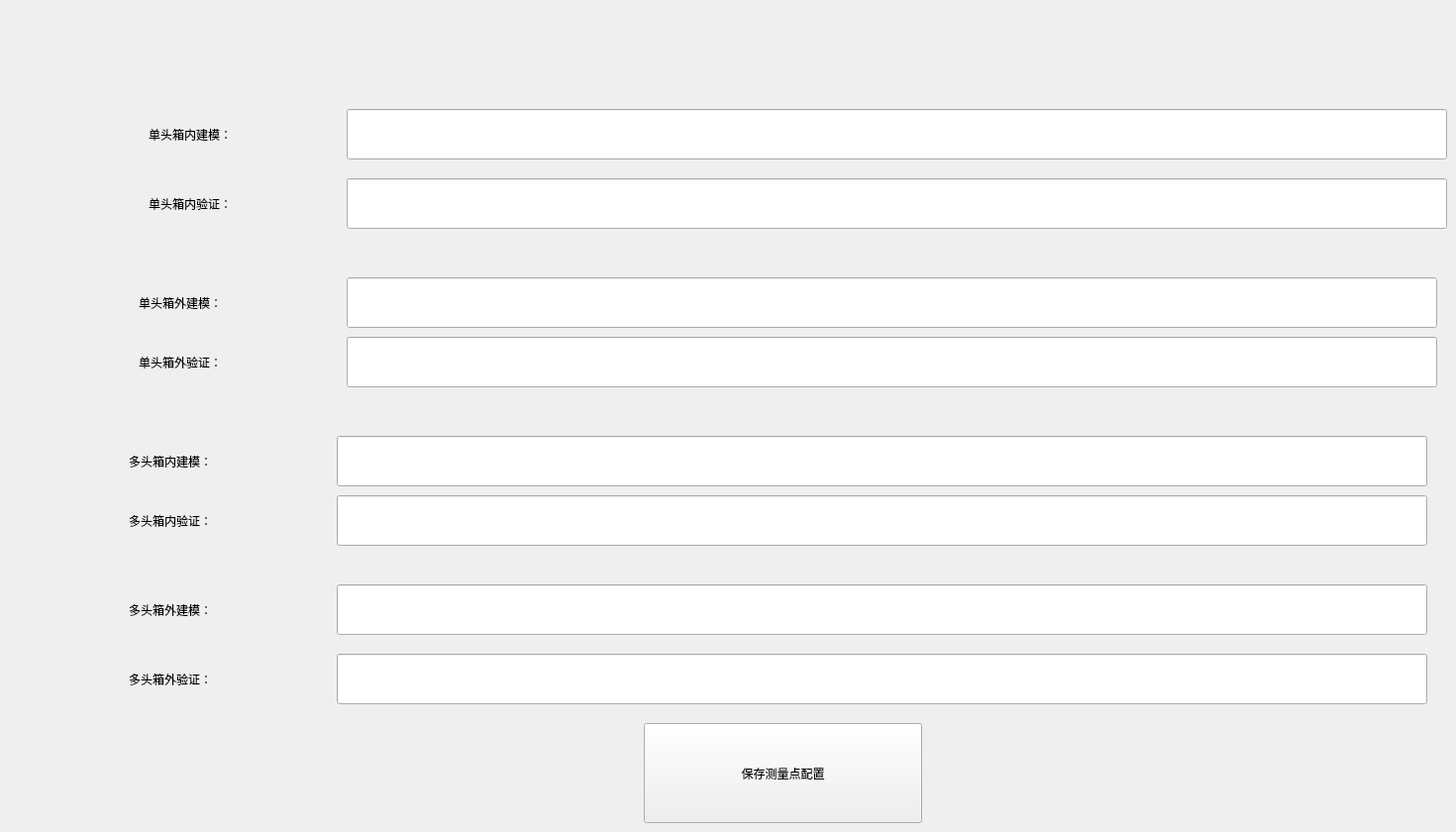
      <widget class="QWidget" name="calibrationConfigTab">
       <attribute name="title">
        <string>测量点配置</string>
       </attribute>
       <widget class="QLabel" name="label_10">
        <property name="geometry">
         <rect>
          <x>150</x>
          <y>110</y>
          <width>191</width>
          <height>51</height>
         </rect>
        </property>
        <property name="text">
         <string>单头箱内建模：</string>
        </property>
       </widget>
       <widget class="QLineEdit" name="singleHeadInModelingTempEdit">
        <property name="geometry">
         <rect>
          <x>350</x>
          <y>110</y>
          <width>1111</width>
          <height>51</height>
         </rect>
        </property>
       </widget>
       <widget class="QLineEdit" name="singleHeadOutModelingTempEdit">
        <property name="geometry">
         <rect>
          <x>350</x>
          <y>280</y>
          <width>1101</width>
          <height>51</height>
         </rect>
        </property>
       </widget>
       <widget class="QLabel" name="label_11">
        <property name="geometry">
         <rect>
          <x>140</x>
          <y>280</y>
          <width>191</width>
          <height>51</height>
         </rect>
        </property>
        <property name="text">
         <string>单头箱外建模：</string>
        </property>
       </widget>
       <widget class="QLineEdit" name="multiHeadInModelingTempEdit">
        <property name="geometry">
         <rect>
          <x>340</x>
          <y>440</y>
          <width>1101</width>
          <height>51</height>
         </rect>
        </property>
       </widget>
       <widget class="QLabel" name="label_12">
        <property name="geometry">
         <rect>
          <x>130</x>
          <y>440</y>
          <width>191</width>
          <height>51</height>
         </rect>
        </property>
        <property name="text">
         <string>多头箱内建模：</string>
        </property>
       </widget>
       <widget class="QLineEdit" name="multiHeadOutModelingTempEdit">
        <property name="geometry">
         <rect>
          <x>340</x>
          <y>590</y>
          <width>1101</width>
          <height>51</height>
         </rect>
        </property>
       </widget>
       <widget class="QLabel" name="label_25">
        <property name="geometry">
         <rect>
          <x>130</x>
          <y>590</y>
          <width>191</width>
          <height>51</height>
         </rect>
        </property>
        <property name="text">
         <string>多头箱外建模：</string>
        </property>
       </widget>
       <widget class="QPushButton" name="saveCalibrationConfigButton">
        <property name="geometry">
         <rect>
          <x>650</x>
          <y>730</y>
          <width>281</width>
          <height>101</height>
         </rect>
        </property>
        <property name="text">
         <string>保存测量点配置</string>
        </property>
       </widget>
       <widget class="QLineEdit" name="singleHeadInVerifyTempEdit">
        <property name="geometry">
         <rect>
          <x>350</x>
          <y>180</y>
          <width>1111</width>
          <height>51</height>
         </rect>
        </property>
       </widget>
       <widget class="QLabel" name="label_13">
        <property name="geometry">
         <rect>
          <x>150</x>
          <y>180</y>
          <width>191</width>
          <height>51</height>
         </rect>
        </property>
        <property name="text">
         <string>单头箱内验证：</string>
        </property>
       </widget>
       <widget class="QLineEdit" name="singleHeadOutVerifyTempEdit">
        <property name="geometry">
         <rect>
          <x>350</x>
          <y>340</y>
          <width>1101</width>
          <height>51</height>
         </rect>
        </property>
       </widget>
       <widget class="QLabel" name="label_14">
        <property name="geometry">
         <rect>
          <x>140</x>
          <y>340</y>
          <width>191</width>
          <height>51</height>
         </rect>
        </property>
        <property name="text">
         <string>单头箱外验证：</string>
        </property>
       </widget>
       <widget class="QLineEdit" name="multiHeadInVerifyTempEdit">
        <property name="geometry">
         <rect>
          <x>340</x>
          <y>500</y>
          <width>1101</width>
          <height>51</height>
         </rect>
        </property>
       </widget>
       <widget class="QLabel" name="label_15">
        <property name="geometry">
         <rect>
          <x>130</x>
          <y>500</y>
          <width>191</width>
          <height>51</height>
         </rect>
        </property>
        <property name="text">
         <string>多头箱内验证：</string>
        </property>
       </widget>
       <widget class="QLabel" name="label_27">
        <property name="geometry">
         <rect>
          <x>130</x>
          <y>660</y>
          <width>191</width>
          <height>51</height>
         </rect>
        </property>
        <property name="text">
         <string>多头箱外验证：</string>
        </property>
       </widget>
       <widget class="QLineEdit" name="multiHeadOutVerifyTempEdit">
        <property name="geometry">
         <rect>
          <x>340</x>
          <y>660</y>
          <width>1101</width>
          <height>51</height>
         </rect>
        </property>
       </widget>
      </widget>
